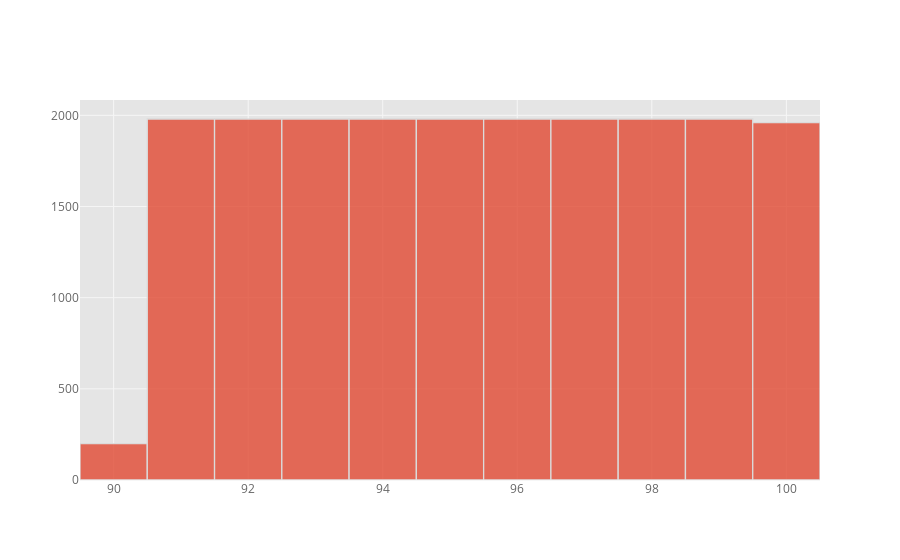

Notebook code cell kept with this figure:
### Code cell
plot_hist(battery_data_stream, user_id=USER_ID)

### Figure 1 — Plotly figure (JSON) as saved in the notebook; plotly's stock layout.template omitted (floating-point values rounded to 4 significant figures; data arrays with more than 128 entries replaced by an {"elided": "..."} marker saying what was removed)
{"data": [{"histfunc": "count", "histnorm": "", "marker": {"color": "rgba(226, 74, 51, 1.0)", "line": {"color": "#D9D9D9", "width": 1.3}}, "name": "battery_level", "opacity": 0.8, "orientation": "v", "type": "histogram", "x": {"elided": "19980 int values"}}], "layout": {"autosize": true, "barmode": "overlay", "legend": {"bgcolor": "#FFFFFF", "font": {"color": "#666666"}}, "paper_bgcolor": "#FFFFFF", "plot_bgcolor": "#E5E5E5", "title": {"font": {"color": "#151516"}}, "xaxis": {"autorange": true, "gridcolor": "#F6F6F6", "range": [89.5, 100.5], "showgrid": true, "tickfont": {"color": "#666666"}, "title": {"font": {"color": "#666666"}, "text": ""}, "type": "linear", "zerolinecolor": "#F6F6F6"}, "yaxis": {"autorange": true, "gridcolor": "#F6F6F6", "range": [0, 2084.0], "showgrid": true, "tickfont": {"color": "#666666"}, "title": {"font": {"color": "#666666"}, "text": ""}, "zerolinecolor": "#F6F6F6"}}}
